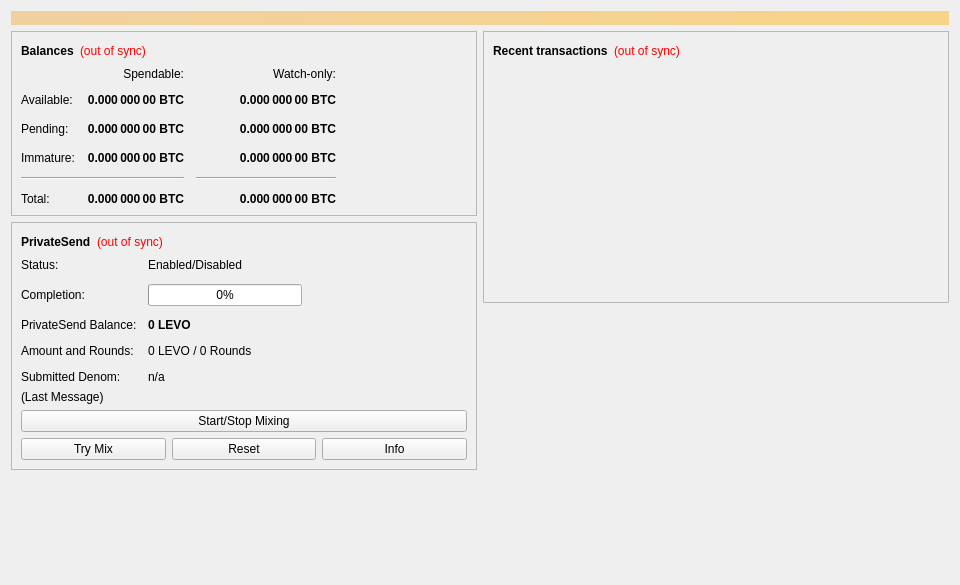
<?xml version="1.0" encoding="UTF-8"?>
<ui version="4.0">
 <class>OverviewPage</class>
 <widget class="QWidget" name="OverviewPage">
  <property name="geometry">
   <rect>
    <x>0</x>
    <y>0</y>
    <width>960</width>
    <height>585</height>
   </rect>
  </property>
  <property name="minimumSize">
   <size>
    <width>960</width>
    <height>0</height>
   </size>
  </property>
  <property name="windowTitle">
   <string>Form</string>
  </property>
  <layout class="QVBoxLayout" name="topLayout">
   <item>
    <widget class="QLabel" name="labelAlerts">
     <property name="visible">
      <bool>false</bool>
     </property>
     <property name="styleSheet">
      <string notr="true">QLabel { background-color: qlineargradient(x1: 0, y1: 0, x2: 1, y2: 0, stop:0 #F0D0A0, stop:1 #F8D488); color:#000000; }</string>
     </property>
     <property name="wordWrap">
      <bool>true</bool>
     </property>
     <property name="margin">
      <number>3</number>
     </property>
     <property name="textInteractionFlags">
      <set>Qt::TextSelectableByMouse</set>
     </property>
    </widget>
   </item>
   <item>
    <layout class="QHBoxLayout" name="horizontalLayout" stretch="1,1">
     <item>
      <layout class="QVBoxLayout" name="verticalLayout_2">
       <item>
        <widget class="QFrame" name="frame">
         <property name="frameShape">
          <enum>QFrame::StyledPanel</enum>
         </property>
         <property name="frameShadow">
          <enum>QFrame::Raised</enum>
         </property>
         <layout class="QVBoxLayout" name="verticalLayout_4">
          <item>
           <layout class="QHBoxLayout" name="horizontalLayout_4">
            <item>
             <widget class="QLabel" name="label_5">
              <property name="font">
               <font>
                <weight>75</weight>
                <bold>true</bold>
               </font>
              </property>
              <property name="text">
               <string>Balances</string>
              </property>
             </widget>
            </item>
            <item>
             <widget class="QLabel" name="labelWalletStatus">
              <property name="toolTip">
               <string>The displayed information may be out of date. Your wallet automatically synchronizes with the Levocoin network after a connection is established, but this process has not completed yet.</string>
              </property>
              <property name="styleSheet">
               <string notr="true">QLabel { color: red; }</string>
              </property>
              <property name="text">
               <string notr="true">(out of sync)</string>
              </property>
              <property name="alignment">
               <set>Qt::AlignLeading|Qt::AlignLeft|Qt::AlignVCenter</set>
              </property>
             </widget>
            </item>
            <item>
             <spacer name="horizontalSpacer_3">
              <property name="orientation">
               <enum>Qt::Horizontal</enum>
              </property>
              <property name="sizeHint" stdset="0">
               <size>
                <width>40</width>
                <height>20</height>
               </size>
              </property>
             </spacer>
            </item>
           </layout>
          </item>
          <item>
           <layout class="QGridLayout" name="gridLayout">
            <property name="spacing">
             <number>12</number>
            </property>
            <item row="2" column="2">
             <widget class="QLabel" name="labelWatchPending">
              <property name="font">
               <font>
                <weight>75</weight>
                <bold>true</bold>
               </font>
              </property>
              <property name="cursor">
               <cursorShape>IBeamCursor</cursorShape>
              </property>
              <property name="toolTip">
               <string>Unconfirmed transactions to watch-only addresses</string>
              </property>
              <property name="text">
               <string notr="true">0.000 000 00 BTC</string>
              </property>
              <property name="alignment">
               <set>Qt::AlignRight|Qt::AlignTrailing|Qt::AlignVCenter</set>
              </property>
              <property name="textInteractionFlags">
               <set>Qt::LinksAccessibleByMouse|Qt::TextSelectableByKeyboard|Qt::TextSelectableByMouse</set>
              </property>
             </widget>
            </item>
            <item row="2" column="1">
             <widget class="QLabel" name="labelUnconfirmed">
              <property name="font">
               <font>
                <weight>75</weight>
                <bold>true</bold>
               </font>
              </property>
              <property name="cursor">
               <cursorShape>IBeamCursor</cursorShape>
              </property>
              <property name="toolTip">
               <string>Total of transactions that have yet to be confirmed, and do not yet count toward the spendable balance</string>
              </property>
              <property name="text">
               <string notr="true">0.000 000 00 BTC</string>
              </property>
              <property name="alignment">
               <set>Qt::AlignRight|Qt::AlignTrailing|Qt::AlignVCenter</set>
              </property>
              <property name="textInteractionFlags">
               <set>Qt::LinksAccessibleByMouse|Qt::TextSelectableByKeyboard|Qt::TextSelectableByMouse</set>
              </property>
             </widget>
            </item>
            <item row="3" column="2">
             <widget class="QLabel" name="labelWatchImmature">
              <property name="font">
               <font>
                <weight>75</weight>
                <bold>true</bold>
               </font>
              </property>
              <property name="cursor">
               <cursorShape>IBeamCursor</cursorShape>
              </property>
              <property name="toolTip">
               <string>Mined balance in watch-only addresses that has not yet matured</string>
              </property>
              <property name="text">
               <string notr="true">0.000 000 00 BTC</string>
              </property>
              <property name="alignment">
               <set>Qt::AlignRight|Qt::AlignTrailing|Qt::AlignVCenter</set>
              </property>
              <property name="textInteractionFlags">
               <set>Qt::LinksAccessibleByMouse|Qt::TextSelectableByKeyboard|Qt::TextSelectableByMouse</set>
              </property>
             </widget>
            </item>
            <item row="4" column="0" colspan="2">
             <widget class="Line" name="lineSpendableBalance">
              <property name="orientation">
               <enum>Qt::Horizontal</enum>
              </property>
             </widget>
            </item>
            <item row="4" column="2">
             <widget class="Line" name="lineWatchBalance">
              <property name="sizePolicy">
               <sizepolicy hsizetype="Preferred" vsizetype="Fixed">
                <horstretch>0</horstretch>
                <verstretch>0</verstretch>
               </sizepolicy>
              </property>
              <property name="minimumSize">
               <size>
                <width>140</width>
                <height>0</height>
               </size>
              </property>
              <property name="orientation">
               <enum>Qt::Horizontal</enum>
              </property>
             </widget>
            </item>
            <item row="5" column="0">
             <widget class="QLabel" name="labelTotalText">
              <property name="text">
               <string>Total:</string>
              </property>
             </widget>
            </item>
            <item row="3" column="1">
             <widget class="QLabel" name="labelImmature">
              <property name="font">
               <font>
                <weight>75</weight>
                <bold>true</bold>
               </font>
              </property>
              <property name="cursor">
               <cursorShape>IBeamCursor</cursorShape>
              </property>
              <property name="toolTip">
               <string>Mined balance that has not yet matured</string>
              </property>
              <property name="text">
               <string notr="true">0.000 000 00 BTC</string>
              </property>
              <property name="alignment">
               <set>Qt::AlignRight|Qt::AlignTrailing|Qt::AlignVCenter</set>
              </property>
              <property name="textInteractionFlags">
               <set>Qt::LinksAccessibleByMouse|Qt::TextSelectableByKeyboard|Qt::TextSelectableByMouse</set>
              </property>
             </widget>
            </item>
            <item row="2" column="3">
             <spacer name="horizontalSpacer_2">
              <property name="orientation">
               <enum>Qt::Horizontal</enum>
              </property>
              <property name="sizeHint" stdset="0">
               <size>
                <width>40</width>
                <height>20</height>
               </size>
              </property>
             </spacer>
            </item>
            <item row="3" column="0">
             <widget class="QLabel" name="labelImmatureText">
              <property name="text">
               <string>Immature:</string>
              </property>
             </widget>
            </item>
            <item row="5" column="1">
             <widget class="QLabel" name="labelTotal">
              <property name="font">
               <font>
                <weight>75</weight>
                <bold>true</bold>
               </font>
              </property>
              <property name="cursor">
               <cursorShape>IBeamCursor</cursorShape>
              </property>
              <property name="toolTip">
               <string>Your current total balance</string>
              </property>
              <property name="text">
               <string notr="true">0.000 000 00 BTC</string>
              </property>
              <property name="alignment">
               <set>Qt::AlignRight|Qt::AlignTrailing|Qt::AlignVCenter</set>
              </property>
              <property name="textInteractionFlags">
               <set>Qt::LinksAccessibleByMouse|Qt::TextSelectableByKeyboard|Qt::TextSelectableByMouse</set>
              </property>
             </widget>
            </item>
            <item row="5" column="2">
             <widget class="QLabel" name="labelWatchTotal">
              <property name="font">
               <font>
                <weight>75</weight>
                <bold>true</bold>
               </font>
              </property>
              <property name="cursor">
               <cursorShape>IBeamCursor</cursorShape>
              </property>
              <property name="toolTip">
               <string>Current total balance in watch-only addresses</string>
              </property>
              <property name="text">
               <string notr="true">0.000 000 00 BTC</string>
              </property>
              <property name="alignment">
               <set>Qt::AlignRight|Qt::AlignTrailing|Qt::AlignVCenter</set>
              </property>
              <property name="textInteractionFlags">
               <set>Qt::LinksAccessibleByMouse|Qt::TextSelectableByKeyboard|Qt::TextSelectableByMouse</set>
              </property>
             </widget>
            </item>
            <item row="0" column="2">
             <widget class="QLabel" name="labelWatchonly">
              <property name="text">
               <string>Watch-only:</string>
              </property>
              <property name="alignment">
               <set>Qt::AlignRight|Qt::AlignTrailing|Qt::AlignVCenter</set>
              </property>
             </widget>
            </item>
            <item row="1" column="0">
             <widget class="QLabel" name="labelBalanceText">
              <property name="text">
               <string>Available:</string>
              </property>
             </widget>
            </item>
            <item row="1" column="1">
             <widget class="QLabel" name="labelBalance">
              <property name="font">
               <font>
                <weight>75</weight>
                <bold>true</bold>
               </font>
              </property>
              <property name="cursor">
               <cursorShape>IBeamCursor</cursorShape>
              </property>
              <property name="toolTip">
               <string>Your current spendable balance</string>
              </property>
              <property name="text">
               <string notr="true">0.000 000 00 BTC</string>
              </property>
              <property name="alignment">
               <set>Qt::AlignRight|Qt::AlignTrailing|Qt::AlignVCenter</set>
              </property>
              <property name="textInteractionFlags">
               <set>Qt::LinksAccessibleByMouse|Qt::TextSelectableByKeyboard|Qt::TextSelectableByMouse</set>
              </property>
             </widget>
            </item>
            <item row="1" column="2">
             <widget class="QLabel" name="labelWatchAvailable">
              <property name="font">
               <font>
                <weight>75</weight>
                <bold>true</bold>
               </font>
              </property>
              <property name="cursor">
               <cursorShape>IBeamCursor</cursorShape>
              </property>
              <property name="toolTip">
               <string>Your current balance in watch-only addresses</string>
              </property>
              <property name="text">
               <string notr="true">0.000 000 00 BTC</string>
              </property>
              <property name="alignment">
               <set>Qt::AlignRight|Qt::AlignTrailing|Qt::AlignVCenter</set>
              </property>
              <property name="textInteractionFlags">
               <set>Qt::LinksAccessibleByMouse|Qt::TextSelectableByKeyboard|Qt::TextSelectableByMouse</set>
              </property>
             </widget>
            </item>
            <item row="2" column="0">
             <widget class="QLabel" name="labelPendingText">
              <property name="text">
               <string>Pending:</string>
              </property>
             </widget>
            </item>
            <item row="0" column="1">
             <widget class="QLabel" name="labelSpendable">
              <property name="text">
               <string>Spendable:</string>
              </property>
              <property name="alignment">
               <set>Qt::AlignRight|Qt::AlignTrailing|Qt::AlignVCenter</set>
              </property>
             </widget>
            </item>
           </layout>
          </item>
         </layout>
        </widget>
       </item>
       <item>
        <widget class="QFrame" name="framePrivateSend">
         <property name="layoutDirection">
          <enum>Qt::LeftToRight</enum>
         </property>
         <property name="frameShape">
          <enum>QFrame::StyledPanel</enum>
         </property>
         <property name="frameShadow">
          <enum>QFrame::Raised</enum>
         </property>
         <layout class="QVBoxLayout" name="VerticalLayout_PS1">
          <item>
           <layout class="QHBoxLayout" name="horizontalLayout_5">
            <item>
             <widget class="QLabel" name="labelPrivateSendHeader">
              <property name="font">
               <font>
                <weight>75</weight>
                <bold>true</bold>
               </font>
              </property>
              <property name="text">
               <string>PrivateSend</string>
              </property>
             </widget>
            </item>
            <item>
             <widget class="QLabel" name="labelPrivateSendSyncStatus">
              <property name="toolTip">
               <string>The displayed information may be out of date. Your wallet automatically synchronizes with the Levocoin network after a connection is established, but this process has not completed yet.</string>
              </property>
              <property name="styleSheet">
               <string notr="true">QLabel { color: red; }</string>
              </property>
              <property name="text">
               <string notr="true">(out of sync)</string>
              </property>
              <property name="alignment">
               <set>Qt::AlignLeading|Qt::AlignLeft|Qt::AlignVCenter</set>
              </property>
             </widget>
            </item>
            <item>
             <spacer name="horizontalSpacer_4">
              <property name="orientation">
               <enum>Qt::Horizontal</enum>
              </property>
              <property name="sizeHint" stdset="0">
               <size>
                <width>40</width>
                <height>20</height>
               </size>
              </property>
             </spacer>
            </item>
           </layout>
          </item>
          <item>
           <layout class="QFormLayout" name="privateSendFormLayout">
            <property name="fieldGrowthPolicy">
             <enum>QFormLayout::AllNonFixedFieldsGrow</enum>
            </property>
            <property name="horizontalSpacing">
             <number>11</number>
            </property>
            <property name="verticalSpacing">
             <number>12</number>
            </property>
            <item row="0" column="0">
             <widget class="QLabel" name="labelPrivateSendEnabledText">
              <property name="text">
               <string>Status:</string>
              </property>
             </widget>
            </item>
            <item row="0" column="1">
             <widget class="QLabel" name="labelPrivateSendEnabled">
              <property name="text">
               <string>Enabled/Disabled</string>
              </property>
             </widget>
            </item>
            <item row="1" column="0">
             <widget class="QLabel" name="labelCompletitionText">
              <property name="text">
               <string>Completion:</string>
              </property>
             </widget>
            </item>
            <item row="1" column="1">
             <widget class="QProgressBar" name="privateSendProgress">
              <property name="maximumSize">
               <size>
                <width>154</width>
                <height>16777215</height>
               </size>
              </property>
              <property name="value">
               <number>0</number>
              </property>
             </widget>
            </item>
            <item row="2" column="0">
             <widget class="QLabel" name="labelAnonymizedText">
              <property name="text">
               <string>PrivateSend Balance:</string>
              </property>
             </widget>
            </item>
            <item row="2" column="1">
             <widget class="QLabel" name="labelAnonymized">
              <property name="font">
               <font>
                <weight>75</weight>
                <bold>true</bold>
               </font>
              </property>
              <property name="text">
               <string notr="true">0 LEVO</string>
              </property>
             </widget>
            </item>
            <item row="3" column="0">
             <widget class="QLabel" name="labelAmountAndRoundsText">
              <property name="text">
               <string>Amount and Rounds:</string>
              </property>
             </widget>
            </item>
            <item row="3" column="1">
             <widget class="QLabel" name="labelAmountRounds">
              <property name="text">
               <string>0 LEVO / 0 Rounds</string>
              </property>
             </widget>
            </item>
            <item row="4" column="0">
             <widget class="QLabel" name="labelSubmittedDenomText">
              <property name="text">
               <string>Submitted Denom:</string>
              </property>
             </widget>
            </item>
            <item row="4" column="1">
             <widget class="QLabel" name="labelSubmittedDenom">
              <property name="toolTip">
               <string>The denominations you submitted to the Masternode.&lt;br&gt;To mix, other users must submit the exact same denominations.</string>
              </property>
              <property name="text">
               <string>n/a</string>
              </property>
             </widget>
            </item>
           </layout>
          </item>
          <item>
           <layout class="QVBoxLayout" name="VerticalLayout_PS">
            <item>
             <widget class="QLabel" name="labelPrivateSendLastMessage">
              <property name="text">
               <string>(Last Message)</string>
              </property>
              <property name="alignment">
               <set>Qt::AlignLeading|Qt::AlignLeft|Qt::AlignTop</set>
              </property>
              <property name="wordWrap">
               <bool>true</bool>
              </property>
             </widget>
            </item>
            <item>
             <widget class="QPushButton" name="togglePrivateSend">
              <property name="sizePolicy">
               <sizepolicy hsizetype="MinimumExpanding" vsizetype="Fixed">
                <horstretch>0</horstretch>
                <verstretch>0</verstretch>
               </sizepolicy>
              </property>
              <property name="text">
               <string>Start/Stop Mixing</string>
              </property>
             </widget>
            </item>
            <item>
             <layout class="QHBoxLayout" name="horizontalLayout_debugbuttons">
              <item>
               <widget class="QPushButton" name="privateSendAuto">
                <property name="sizePolicy">
                 <sizepolicy hsizetype="MinimumExpanding" vsizetype="Fixed">
                  <horstretch>0</horstretch>
                  <verstretch>0</verstretch>
                 </sizepolicy>
                </property>
                <property name="toolTip">
                 <string>Try to manually submit a PrivateSend request.</string>
                </property>
                <property name="text">
                 <string>Try Mix</string>
                </property>
               </widget>
              </item>
              <item>
               <widget class="QPushButton" name="privateSendReset">
                <property name="sizePolicy">
                 <sizepolicy hsizetype="MinimumExpanding" vsizetype="Fixed">
                  <horstretch>0</horstretch>
                  <verstretch>0</verstretch>
                 </sizepolicy>
                </property>
                <property name="toolTip">
                 <string>Reset the current status of PrivateSend (can interrupt PrivateSend if it's in the process of Mixing, which can cost you money!)</string>
                </property>
                <property name="autoFillBackground">
                 <bool>false</bool>
                </property>
                <property name="text">
                 <string>Reset</string>
                </property>
               </widget>
              </item>
              <item>
               <widget class="QPushButton" name="privateSendInfo">
                <property name="sizePolicy">
                 <sizepolicy hsizetype="MinimumExpanding" vsizetype="Fixed">
                  <horstretch>0</horstretch>
                  <verstretch>0</verstretch>
                 </sizepolicy>
                </property>
                <property name="toolTip">
                 <string>Information about PrivateSend and Mixing</string>
                </property>
                <property name="text">
                 <string>Info</string>
                </property>
               </widget>
              </item>
             </layout>
            </item>
           </layout>
          </item>
         </layout>
        </widget>
       </item>
       <item>
        <spacer name="verticalSpacer">
         <property name="orientation">
          <enum>Qt::Vertical</enum>
         </property>
         <property name="sizeHint" stdset="0">
          <size>
           <width>20</width>
           <height>40</height>
          </size>
         </property>
        </spacer>
       </item>
      </layout>
     </item>
     <item>
      <layout class="QVBoxLayout" name="verticalLayout_3">
       <item>
        <widget class="QFrame" name="frame_2">
         <property name="frameShape">
          <enum>QFrame::StyledPanel</enum>
         </property>
         <property name="frameShadow">
          <enum>QFrame::Raised</enum>
         </property>
         <layout class="QVBoxLayout" name="verticalLayout">
          <item>
           <layout class="QHBoxLayout" name="horizontalLayout_2">
            <item>
             <widget class="QLabel" name="label_4">
              <property name="font">
               <font>
                <weight>75</weight>
                <bold>true</bold>
               </font>
              </property>
              <property name="text">
               <string>Recent transactions</string>
              </property>
             </widget>
            </item>
            <item>
             <widget class="QLabel" name="labelTransactionsStatus">
              <property name="toolTip">
               <string>The displayed information may be out of date. Your wallet automatically synchronizes with the Levocoin network after a connection is established, but this process has not completed yet.</string>
              </property>
              <property name="styleSheet">
               <string notr="true">QLabel { color: red; }</string>
              </property>
              <property name="text">
               <string notr="true">(out of sync)</string>
              </property>
              <property name="alignment">
               <set>Qt::AlignLeading|Qt::AlignLeft|Qt::AlignVCenter</set>
              </property>
             </widget>
            </item>
            <item>
             <spacer name="horizontalSpacer">
              <property name="orientation">
               <enum>Qt::Horizontal</enum>
              </property>
              <property name="sizeHint" stdset="0">
               <size>
                <width>40</width>
                <height>20</height>
               </size>
              </property>
             </spacer>
            </item>
           </layout>
          </item>
          <item>
           <widget class="QListView" name="listTransactions">
            <property name="styleSheet">
             <string notr="true">QListView { background: transparent; }</string>
            </property>
            <property name="frameShape">
             <enum>QFrame::NoFrame</enum>
            </property>
            <property name="verticalScrollBarPolicy">
             <enum>Qt::ScrollBarAlwaysOff</enum>
            </property>
            <property name="horizontalScrollBarPolicy">
             <enum>Qt::ScrollBarAlwaysOff</enum>
            </property>
            <property name="selectionMode">
             <enum>QAbstractItemView::NoSelection</enum>
            </property>
           </widget>
          </item>
         </layout>
        </widget>
       </item>
       <item>
        <spacer name="verticalSpacer_2">
         <property name="orientation">
          <enum>Qt::Vertical</enum>
         </property>
         <property name="sizeHint" stdset="0">
          <size>
           <width>20</width>
           <height>40</height>
          </size>
         </property>
        </spacer>
       </item>
      </layout>
     </item>
    </layout>
   </item>
  </layout>
 </widget>
 <resources/>
 <connections/>
</ui>
